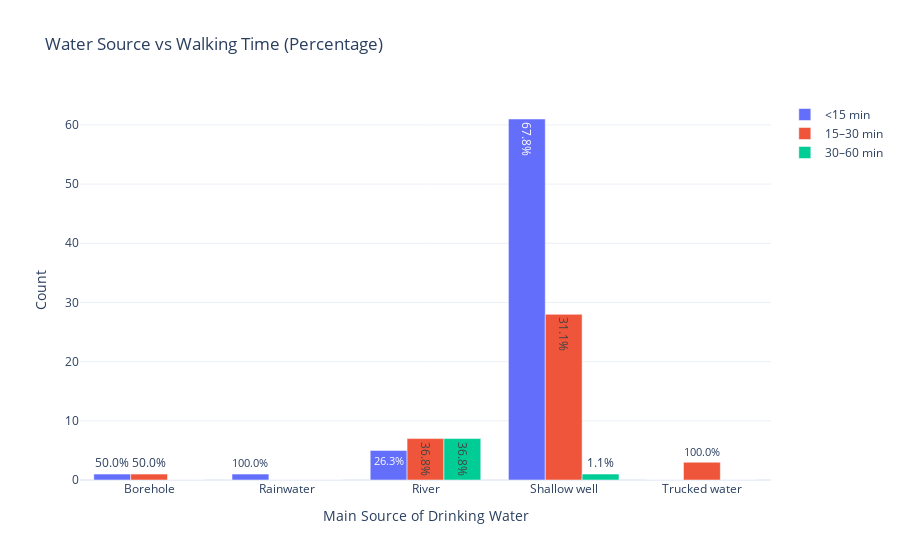

The cell this chart's notebook holds for it:
### Code cell
ct = pd.crosstab(df['Main source of drinking water'], df['Walking time to water source'])

# Calculate percentages per row (for each water source)
ct_percent = ct.div(ct.sum(axis=1), axis=0) * 100

# Plotly grouped bar chart with percentage labels
fig = go.Figure()
for col in ct.columns:
    fig.add_trace(go.Bar(
        x=ct.index,
        y=ct[col],
        name=col,
        text=[f"{v:.1f}%" for v in ct_percent[col]],  # percentage labels
        textposition='auto'
    ))

fig.update_layout(
    barmode='group',
    title="Water Source vs Walking Time (Percentage)",
    xaxis_title="Main Source of Drinking Water",
    yaxis_title="Count",
    template='plotly_white'
)

fig.show()

### Figure 1 — Plotly figure (JSON) as saved in the notebook; plotly's stock layout.template omitted (floating-point values rounded to 4 significant figures)
{"data": [{"name": "<15 min", "text": ["50.0%", "100.0%", "26.3%", "67.8%", "0.0%"], "textposition": "auto", "type": "bar", "x": ["Borehole", "Rainwater", "River", "Shallow well", "Trucked water"], "y": [1, 1, 5, 61, 0]}, {"name": "15–30 min", "text": ["50.0%", "0.0%", "36.8%", "31.1%", "100.0%"], "textposition": "auto", "type": "bar", "x": ["Borehole", "Rainwater", "River", "Shallow well", "Trucked water"], "y": [1, 0, 7, 28, 3]}, {"name": "30–60 min", "text": ["0.0%", "0.0%", "36.8%", "1.1%", "0.0%"], "textposition": "auto", "type": "bar", "x": ["Borehole", "Rainwater", "River", "Shallow well", "Trucked water"], "y": [0, 0, 7, 1, 0]}], "layout": {"barmode": "group", "title": {"text": "Water Source vs Walking Time (Percentage)"}, "xaxis": {"title": {"text": "Main Source of Drinking Water"}}, "yaxis": {"title": {"text": "Count"}}}}
